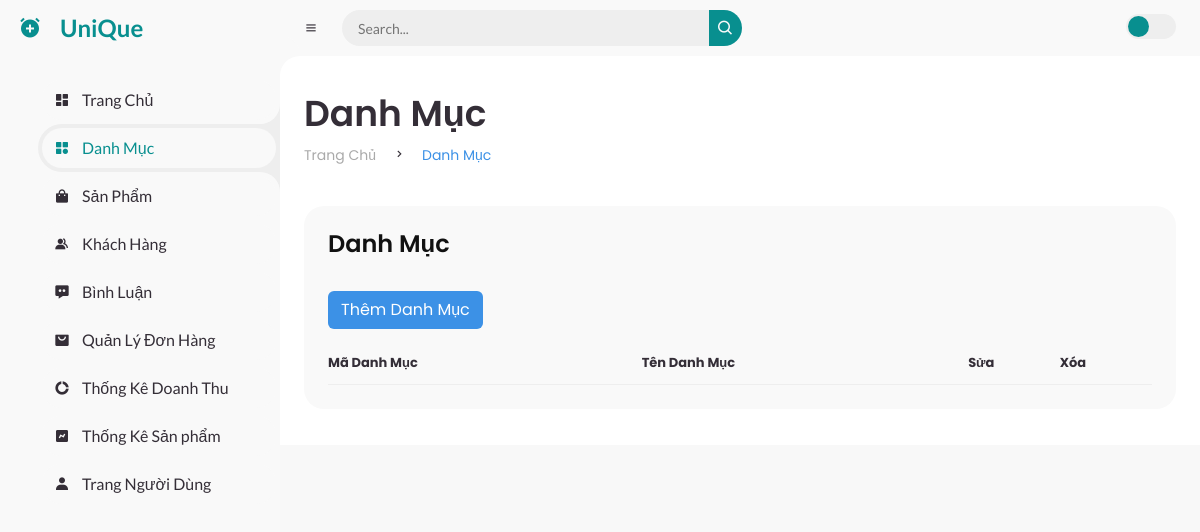
/admin/index.php?act=listdm, run on an earlier commit of the app's database.
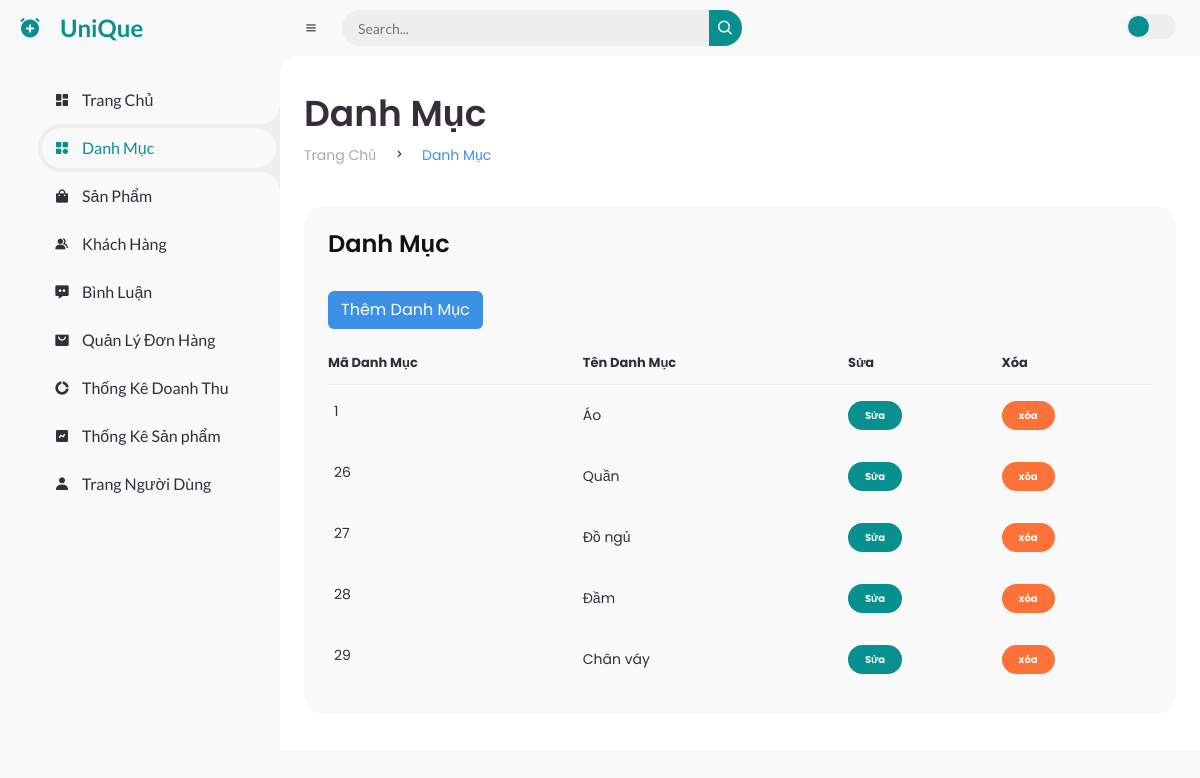
And on a later commit of the database.
### tables this page shows
CREATE TABLE `categories` (
  `category_id` int(11) NOT NULL,
  `category_name` varchar(100) NOT NULL,
  `status` int(11) NOT NULL
);

### Models/connect.php (called while the page is built, shortened)
<?php
function pdo_get_connection(){
    $servername = "localhost";
    $username = "root";
    $password = "";
    try {
    $conn = new PDO("mysql:host=$servername;dbname=duan1", $username, $password);
    $conn->setAttribute(PDO::ATTR_ERRMODE, PDO::ERRMODE_EXCEPTION);
    return $conn;
    } catch(PDOException $e) {
    echo "Kết nối thất bại: " . $e->getMessage();
    }
}
function pdo_query($sql, ...$sql_args) {
    try {
        $conn = Pdo_get_connection();
        $stmt = $conn->prepare($sql);
        $stmt->execute($sql_args);
        return $stmt->fetchAll();
    } catch (PDOException $e) {
        throw $e;
    } finally {
        unset($conn);
    }
}
?>

### Models/danhmuc.php (called while the page is built, shortened)
<?php
function sellect_all_categories()
{
    $sql = "SELECT * FROM categories order by category_id asc";
    return pdo_query($sql);
}
?>

### admin/Danhmuc/list.php (the view)
<main>
    <div class="head-title">
        <div class="left">
            <h1>Danh Mục</h1>
            <ul class="breadcrumb">
                <li>
                    <a href="index.php?act=home">Trang Chủ</a>
                </li>
                <li><i class='bx bx-chevron-right'></i></li>
                <li>
                    <a class="active" href="#">Danh Mục </a>
                </li>
            </ul>
        </div>
    </div>
    <div class="table-data">
        <div class="order">
            <div class="head">
                <h3>Danh Mục</h3>
            </div>
            <form action="index.php?act=createdm" method="post" class="pb-4">
                <a href="index.php?act=createdm"><button class="btn btn-insert">Thêm Danh Mục</button></a>
            </form>
            <table>
                <thead>
                    <tr>
                        <th>Mã Danh Mục</th>
                        <th colspan="5">Tên Danh Mục</th>
                        <th>Sửa</th>
                        <th>Xóa</th>
                    </tr>
                </thead>
                <tbody>
                    <?php
                    foreach ($sellect_categories as $category): ?>
                        <?php extract($category);
                        $edit = "index.php?act=editdm&id_cate=" . $category_id;
                        $delete = "index.php?act=deletedm&id_cate=" . $category_id;
                        ?>
                        <tr class="tr-shadow">
                            <td colspan="2">
                                <?= $category_id ?>
                            </td>
                            <td colspan="5">
                                <?= $category_name ?>
                            </td>
                            <td>
                                <a href="<?= $edit ?>"><button class=" btn status completed">Sửa </button></a>
                            </td>
                            <td><a href=" <?= $delete ?>" onclick="return confirm('Bạn có chắc muốn xóa?')"><button
                                        class="btn status pending">xóa</button></a>
                            </td>
                        </tr>
                    <?php endforeach; ?>
                </tbody>
            </table>
        </div>
    </div>
</main>

What changed in the data, as far as the page shows it:
added categories: category_id "1", category_name "Áo"
added categories: category_id "26", category_name "Quần"
added categories: category_id "27", category_name "Đồ ngủ"
added categories: category_id "28", category_name "Đầm"
added categories: category_id "29", category_name "Chân váy"
